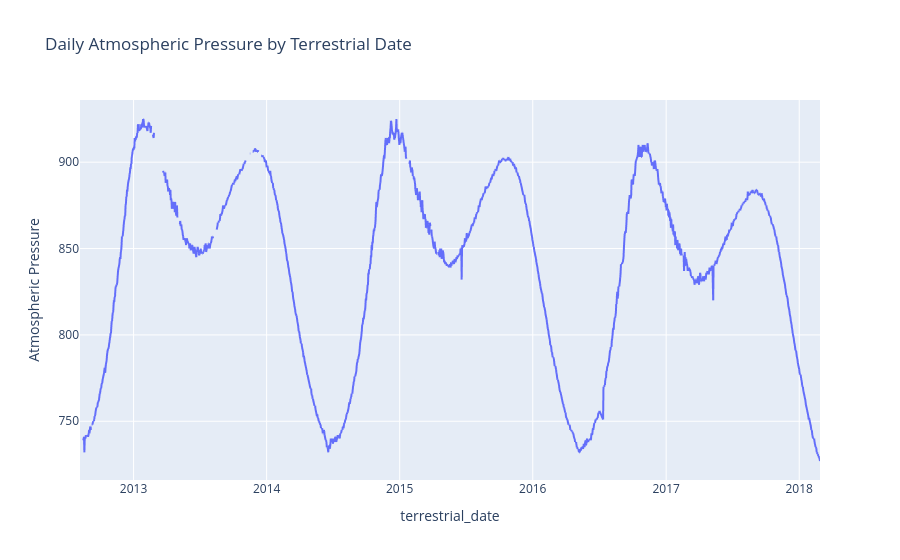

Here is the notebook cell this chart was saved with:
### Code cell
# Plot a line chart of the daily atmospheric pressure by terrestrial date
# note: you do not need to modify the dataframe 
# use the original one you loaded at the beginning of the milestone.
df['terrestrial_date'] = pd.to_datetime(df['terrestrial_date'])

# Create a line chart using Plotly Express
fig = px.line(df, x='terrestrial_date', y='pressure', title='Daily Atmospheric Pressure by Terrestrial Date',
              labels={'pressure': 'Atmospheric Pressure'})

# Show the plot
fig.show()

### Figure 1 — Plotly figure (JSON) as saved in the notebook; plotly's stock layout.template omitted (floating-point values rounded to 4 significant figures; data arrays with more than 128 entries replaced by an {"elided": "..."} marker saying what was removed)
{"data": [{"hovertemplate": "terrestrial_date=%{x}<br>Atmospheric Pressure=%{y}<extra></extra>", "legendgroup": "", "line": {"color": "#636efa", "dash": "solid"}, "marker": {"symbol": "circle"}, "mode": "lines", "name": "", "showlegend": false, "type": "scattergl", "x": {"elided": "1894 str values"}, "xaxis": "x", "y": {"elided": "1894 int values"}, "yaxis": "y"}], "layout": {"autosize": true, "legend": {"tracegroupgap": 0}, "title": {"text": "Daily Atmospheric Pressure by Terrestrial Date"}, "xaxis": {"anchor": "y", "autorange": true, "domain": [0, 1], "range": ["2012-08-07", "2018-02-27"], "title": {"text": "terrestrial_date"}, "type": "date"}, "yaxis": {"anchor": "x", "autorange": true, "domain": [0, 1], "range": [716, 936], "title": {"text": "Atmospheric Pressure"}, "type": "linear"}}}
